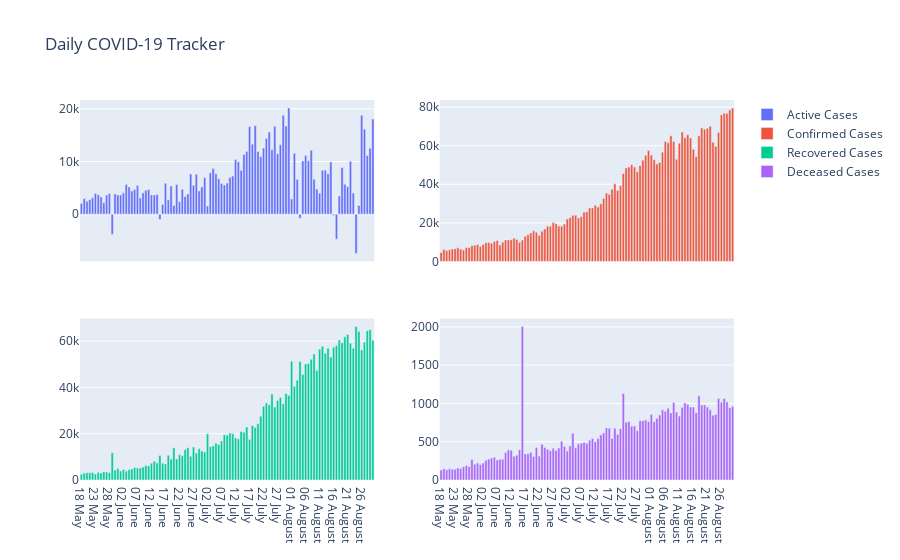

Notebook source saved alongside this figure:
### Markdown cell above
Here, you can see the COVID-19 Tracker for the last 3 and a half month in India

### Code cell
df=df.tail(105)
fig=make_subplots(rows=2,cols=2,shared_xaxes=True)

data1=go.Bar(x=df['Date'],y=df['Confirmed_Cases'],name='Confirmed Cases')
data2=go.Bar(x=df['Date'],y=df['Recovered_Cases'],name='Recovered Cases')
data3=go.Bar(x=df['Date'],y=df['Active_Cases'],name='Active Cases')
data4=go.Bar(x=df['Date'],y=df['Deceased_Cases'],name='Deceased Cases')

fig.add_trace(data3, 1, 1)
fig.add_trace(data1, 1, 2)
fig.add_trace(data2, 2, 1)
fig.add_trace(data4, 2, 2)
fig.update_layout(title_text='Daily COVID-19 Tracker')
fig.show()

### Figure 1 — Plotly figure (JSON) as saved in the notebook; plotly's stock layout.template omitted (floating-point values rounded to 4 significant figures)
{"data": [{"name": "Active Cases", "type": "bar", "x": ["18 May ", "19 May ", "20 May ", "21 May ", "22 May ", "23 May ", "24 May ", "25 May ", "26 May ", "27 May ", "28 May ", "29 May ", "30 May ", "31 May ", "01 June ", "02 June ", "03 June ", "04 June ", "05 June ", "06 June ", "07 June ", "08 June ", "09 June ", "10 June ", "11 June ", "12 June ", "13 June ", "14 June ", "15 June ", "16 June ", "17 June ", "18 June ", "19 June ", "20 June ", "21 June ", "22 June ", "23 June ", "24 June ", "25 June ", "26 June ", "27 June ", "28 June ", "29 June ", "30 June ", "01 July ", "02 July ", "03 July ", "04 July ", "05 July ", "06 July ", "07 July ", "08 July ", "09 July ", "10 July ", "11 July ", "12 July ", "13 July ", "14 July ", "15 July ", "16 July ", "17 July ", "18 July ", "19 July ", "20 July ", "21 July ", "22 July ", "23 July ", "24 July ", "25 July ", "26 July ", "27 July ", "28 July ", "29 July ", "30 July ", "31 July ", "01 August ", "02 August ", "03 August ", "04 August ", "05 August ", "06 August ", "07 August ", "08 August ", "09 August ", "10 August ", "11 August ", "12 August ", "13 August ", "14 August ", "15 August ", "16 August ", "17 August ", "18 August ", "19 August ", "20 August ", "21 August ", "22 August ", "23 August ", "24 August ", "25 August ", "26 August ", "27 August ", "28 August ", "29 August ", "30 August "], "xaxis": "x", "y": [2015, 2976, 2473, 2744, 3114, 3949, 3670, 3252, 2149, 3624, 3907, -3866, 3856, 3639, 3640, 4059, 5641, 5183, 4416, 4678, 5430, 3094, 4075, 4523, 4697, 3655, 3638, 3723, -1003, 1856, 5877, 2745, 5347, 1636, 5650, 2369, 4726, 3355, 3821, 7628, 5499, 7595, 4425, 5185, 6927, 1570, 7857, 8661, 7692, 6712, 5832, 5561, 5903, 6953, 7233, 10408, 9954, 8353, 11347, 11921, 16668, 13285, 16830, 11907, 10910, 12596, 14362, 15611, 12244, 16716, 11488, 13174, 18818, 16759, 20168, 2895, 11557, 6612, -787, 10124, 11130, 10132, 12146, 6630, 4767, 3956, 8357, 8359, 7701, 9918, -260, -4754, 3470, 8852, 5664, 5218, 10048, 4007, -7463, 1656, 18787, 16141, 11163, 12554, 18079], "yaxis": "y"}, {"name": "Confirmed Cases", "type": "bar", "x": ["18 May ", "19 May ", "20 May ", "21 May ", "22 May ", "23 May ", "24 May ", "25 May ", "26 May ", "27 May ", "28 May ", "29 May ", "30 May ", "31 May ", "01 June ", "02 June ", "03 June ", "04 June ", "05 June ", "06 June ", "07 June ", "08 June ", "09 June ", "10 June ", "11 June ", "12 June ", "13 June ", "14 June ", "15 June ", "16 June ", "17 June ", "18 June ", "19 June ", "20 June ", "21 June ", "22 June ", "23 June ", "24 June ", "25 June ", "26 June ", "27 June ", "28 June ", "29 June ", "30 June ", "01 July ", "02 July ", "03 July ", "04 July ", "05 July ", "06 July ", "07 July ", "08 July ", "09 July ", "10 July ", "11 July ", "12 July ", "13 July ", "14 July ", "15 July ", "16 July ", "17 July ", "18 July ", "19 July ", "20 July ", "21 July ", "22 July ", "23 July ", "24 July ", "25 July ", "26 July ", "27 July ", "28 July ", "29 July ", "30 July ", "31 July ", "01 August ", "02 August ", "03 August ", "04 August ", "05 August ", "06 August ", "07 August ", "08 August ", "09 August ", "10 August ", "11 August ", "12 August ", "13 August ", "14 August ", "15 August ", "16 August ", "17 August ", "18 August ", "19 August ", "20 August ", "21 August ", "22 August ", "23 August ", "24 August ", "25 August ", "26 August ", "27 August ", "28 August ", "29 August ", "30 August "], "xaxis": "x2", "y": [4628, 6154, 5720, 6023, 6536, 6667, 7111, 6414, 5907, 7246, 7254, 8138, 8364, 8789, 7723, 8812, 9689, 9847, 9472, 10408, 10882, 8536, 9981, 11156, 11135, 11306, 12039, 11405, 10032, 11086, 13108, 13829, 14740, 15918, 15151, 13560, 15656, 16868, 18205, 18255, 20142, 19610, 18339, 18256, 19429, 21947, 22718, 24018, 23942, 22500, 23147, 25561, 25790, 27762, 27757, 29106, 28178, 29917, 32607, 35468, 34820, 37411, 40235, 36806, 39170, 45601, 48443, 48888, 50072, 48932, 46484, 49631, 52479, 54968, 57486, 55117, 52672, 50488, 51282, 56626, 62170, 61455, 65156, 62117, 53016, 61252, 67066, 64141, 65610, 63986, 58096, 54298, 65024, 69196, 68518, 69029, 70067, 61749, 59696, 66873, 75995, 76827, 76657, 78479, 79461], "yaxis": "y2"}, {"name": "Recovered Cases", "type": "bar", "x": ["18 May ", "19 May ", "20 May ", "21 May ", "22 May ", "23 May ", "24 May ", "25 May ", "26 May ", "27 May ", "28 May ", "29 May ", "30 May ", "31 May ", "01 June ", "02 June ", "03 June ", "04 June ", "05 June ", "06 June ", "07 June ", "08 June ", "09 June ", "10 June ", "11 June ", "12 June ", "13 June ", "14 June ", "15 June ", "16 June ", "17 June ", "18 June ", "19 June ", "20 June ", "21 June ", "22 June ", "23 June ", "24 June ", "25 June ", "26 June ", "27 June ", "28 June ", "29 June ", "30 June ", "01 July ", "02 July ", "03 July ", "04 July ", "05 July ", "06 July ", "07 July ", "08 July ", "09 July ", "10 July ", "11 July ", "12 July ", "13 July ", "14 July ", "15 July ", "16 July ", "17 July ", "18 July ", "19 July ", "20 July ", "21 July ", "22 July ", "23 July ", "24 July ", "25 July ", "26 July ", "27 July ", "28 July ", "29 July ", "30 July ", "31 July ", "01 August ", "02 August ", "03 August ", "04 August ", "05 August ", "06 August ", "07 August ", "08 August ", "09 August ", "10 August ", "11 August ", "12 August ", "13 August ", "14 August ", "15 August ", "16 August ", "17 August ", "18 August ", "19 August ", "20 August ", "21 August ", "22 August ", "23 August ", "24 August ", "25 August ", "26 August ", "27 August ", "28 August ", "29 August ", "30 August "], "xaxis": "x3", "y": [2482, 3032, 3113, 3131, 3280, 2576, 3285, 3012, 3585, 3434, 3171, 11735, 4303, 4928, 3882, 4531, 3789, 4390, 4770, 5433, 5191, 5171, 5634, 6275, 6044, 7263, 8092, 7358, 10639, 7226, 6890, 10741, 9029, 13974, 9075, 10879, 10462, 13089, 13983, 10246, 14229, 11631, 13497, 12565, 12064, 19999, 14417, 14746, 15829, 15315, 16836, 19508, 19408, 20289, 19981, 18198, 17683, 20977, 20646, 22867, 17476, 23583, 22730, 24303, 27589, 31875, 33326, 32514, 37125, 31512, 34354, 35683, 32886, 37425, 36554, 51368, 40355, 43070, 51220, 45583, 50141, 50387, 52135, 54474, 47362, 56461, 57759, 54776, 56920, 53116, 57404, 58172, 60455, 59365, 61873, 62858, 59101, 56896, 66305, 64151, 56191, 59620, 64475, 64982, 60422], "yaxis": "y3"}, {"name": "Deceased Cases", "type": "bar", "x": ["18 May ", "19 May ", "20 May ", "21 May ", "22 May ", "23 May ", "24 May ", "25 May ", "26 May ", "27 May ", "28 May ", "29 May ", "30 May ", "31 May ", "01 June ", "02 June ", "03 June ", "04 June ", "05 June ", "06 June ", "07 June ", "08 June ", "09 June ", "10 June ", "11 June ", "12 June ", "13 June ", "14 June ", "15 June ", "16 June ", "17 June ", "18 June ", "19 June ", "20 June ", "21 June ", "22 June ", "23 June ", "24 June ", "25 June ", "26 June ", "27 June ", "28 June ", "29 June ", "30 June ", "01 July ", "02 July ", "03 July ", "04 July ", "05 July ", "06 July ", "07 July ", "08 July ", "09 July ", "10 July ", "11 July ", "12 July ", "13 July ", "14 July ", "15 July ", "16 July ", "17 July ", "18 July ", "19 July ", "20 July ", "21 July ", "22 July ", "23 July ", "24 July ", "25 July ", "26 July ", "27 July ", "28 July ", "29 July ", "30 July ", "31 July ", "01 August ", "02 August ", "03 August ", "04 August ", "05 August ", "06 August ", "07 August ", "08 August ", "09 August ", "10 August ", "11 August ", "12 August ", "13 August ", "14 August ", "15 August ", "16 August ", "17 August ", "18 August ", "19 August ", "20 August ", "21 August ", "22 August ", "23 August ", "24 August ", "25 August ", "26 August ", "27 August ", "28 August ", "29 August ", "30 August "], "xaxis": "x4", "y": [131, 146, 134, 148, 142, 142, 156, 150, 173, 188, 176, 269, 205, 222, 201, 222, 259, 274, 286, 297, 261, 271, 272, 358, 394, 388, 309, 324, 396, 2004, 341, 343, 364, 308, 426, 312, 468, 424, 401, 381, 414, 384, 417, 506, 438, 378, 444, 611, 421, 473, 479, 492, 479, 520, 543, 500, 541, 587, 614, 680, 676, 543, 675, 596, 671, 1130, 755, 763, 703, 704, 642, 774, 775, 784, 764, 854, 760, 806, 849, 919, 899, 936, 875, 1013, 887, 835, 950, 1006, 989, 952, 952, 880, 1099, 979, 981, 953, 918, 846, 854, 1066, 1017, 1066, 1019, 943, 960], "yaxis": "y4"}], "layout": {"title": {"text": "Daily COVID-19 Tracker"}, "xaxis": {"anchor": "y", "domain": [0, 0.45], "matches": "x3", "showticklabels": false}, "xaxis2": {"anchor": "y2", "domain": [0.55, 1], "matches": "x4", "showticklabels": false}, "xaxis3": {"anchor": "y3", "domain": [0, 0.45]}, "xaxis4": {"anchor": "y4", "domain": [0.55, 1]}, "yaxis": {"anchor": "x", "domain": [0.575, 1]}, "yaxis2": {"anchor": "x2", "domain": [0.575, 1]}, "yaxis3": {"anchor": "x3", "domain": [0, 0.425]}, "yaxis4": {"anchor": "x4", "domain": [0, 0.425]}}}
